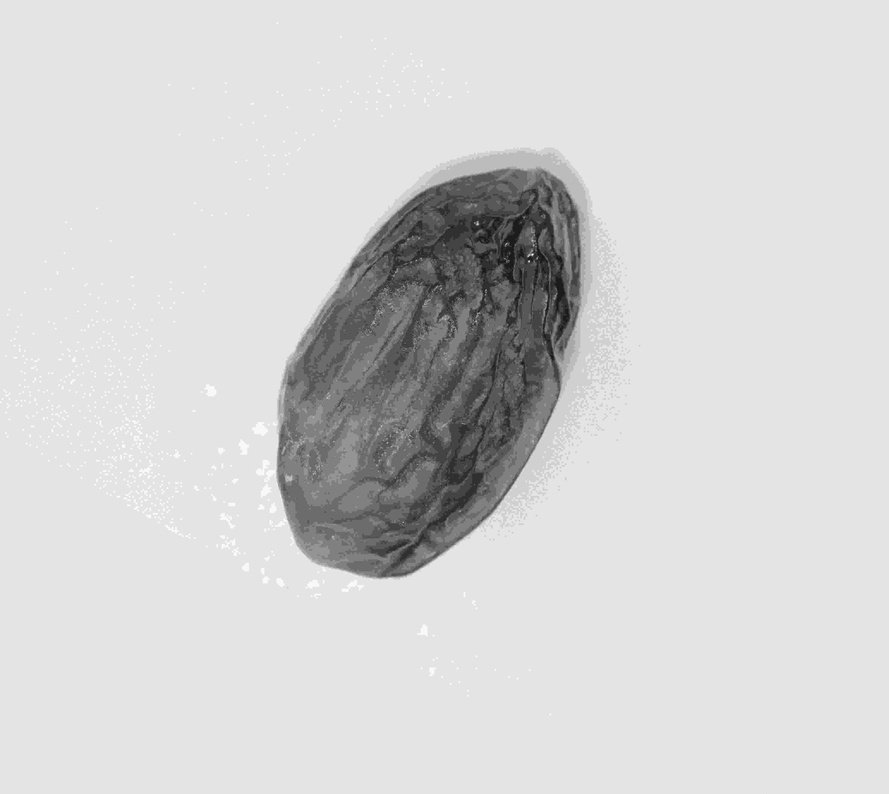
#> input picture Lab6/1.jpg, 889 x 794 px, shrunk from 4142 x 3702 before the run
$ python Lab6-4210119.py
#> lines starting #> are read from the running program, lines starting #| are printed output that depends on the picture; after the words box and inside, x2 and y2 are one past the last pixel; in counts of white or black regions, pixels touching at a corner belong together
#!/usr/bin/env python
# coding: utf-8

# In[8]:


import matplotlib.pyplot as plt
from skimage.io import imread
import numpy as np
from sklearn.cluster import KMeans

original_image = imread('1.jpg')
#> original_image is the input picture: shape (794, 889); min 10, max 255, mean 211


# In[20]:


#Threshold
threshold_value = 95
segmented_image = original_image > threshold_value
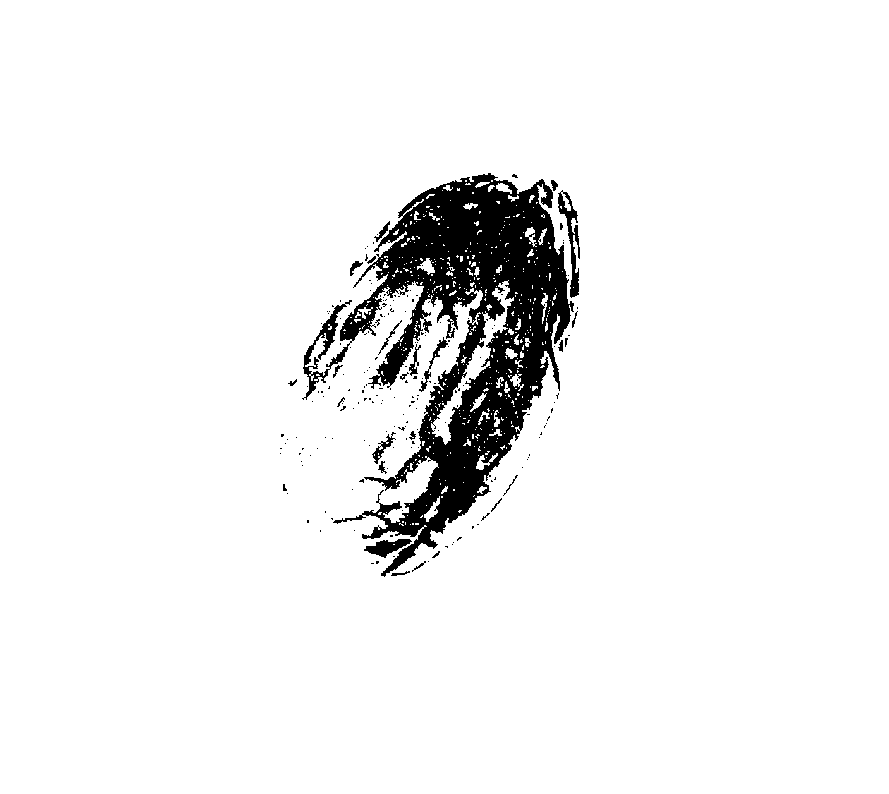
#> segmented_image: shape (794, 889) bool; 94.1% white; 205 black regions (181 under 20 px), largest, box (x1, y1, x2, y2) and area: (302, 173, 574, 577) 38449, (558, 190, 580, 298) 771, (364, 539, 412, 558) 447

segmented_image_uint8 = (segmented_image * 255).astype(np.uint8)

#Display the images
fig, axes = plt.subplots(1, 2, figsize=(8, 8))
axes[0].imshow(original_image, cmap='gray')
axes[0].axis('off')
axes[0].set_title('Original Image')
axes[1].imshow(segmented_image_uint8, cmap='gray')
axes[1].axis('off')
axes[1].set_title('Segmented Image (Binary Thresholding)')
plt.show()
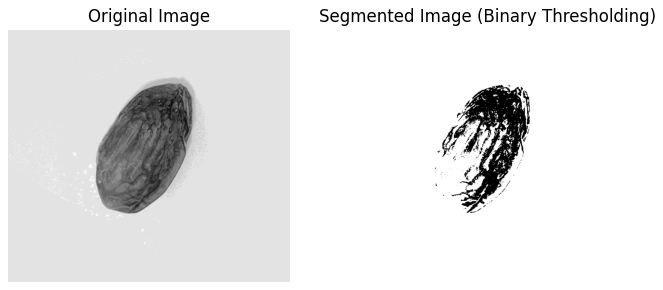
#> figure drawn by matplotlib, 2 panels


# In[31]:


#K-means
pixels = original_image.reshape(-1, 1)

n_clusters = 3
kmeans = KMeans(n_clusters=n_clusters, random_state=42)
kmeans.fit(pixels)

segmented_pixels = kmeans.cluster_centers_[kmeans.labels_].reshape(original_image.shape)

# Display the images
fig, axes = plt.subplots(1, 2, figsize=(8, 8))
axes[0].imshow(original_image, cmap='gray')
axes[0].axis('off')
axes[0].set_title('Original Image')
axes[1].imshow(segmented_pixels, cmap='gray')
axes[1].axis('off')
axes[1].set_title('Segmented Image (K-means)')
plt.show()
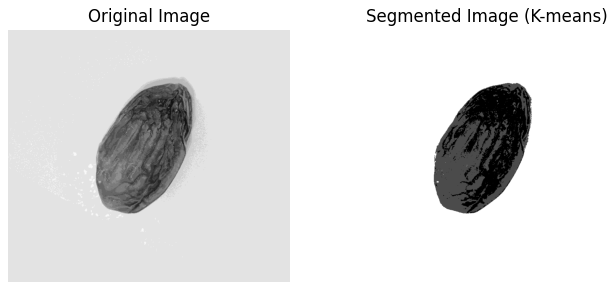
#> figure drawn by matplotlib, 2 panels


# In[ ]:


# In[ ]:
